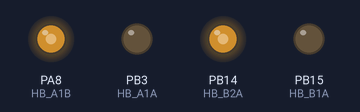
Bench run of a sketch on a simulated STM32 Blue Pill. Parts: output pins drawn as LEDs (lit = HIGH).

Above: at 0.1 s.
At 4.1 s:
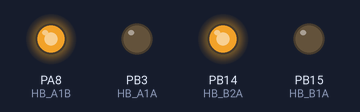
At 20.4 s:
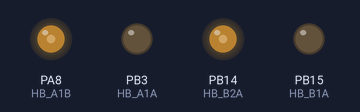
At 30.6 s:
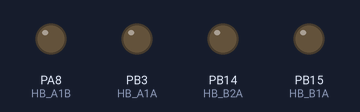
Timing chart, 0 to 32.1 s (numbered marks = the images above):
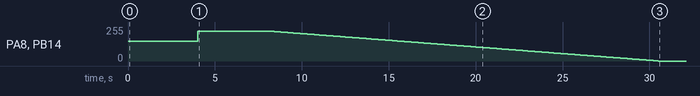

The sketch:

assigmentOne.ino
```cpp
/* *
 * Student name : Filip Błaszczyk
 * Student number : 5575958
 *
*/
//MOTORS

#define HB_A1A PB3
#define HB_A1B PA8
#define HB_B1A PB15
#define HB_B2A PB14

// void drive(i)
void set_velocity(int left_velocity_forward, int right_velocity_forward,int left_velocity_backward, int right_velocity_backward){
  analogWrite(HB_A1B,left_velocity_forward);
  analogWrite(HB_B2A, right_velocity_forward);
  analogWrite(HB_A1A,left_velocity_backward);
  analogWrite(HB_B1A,right_velocity_backward);
}
void set_velocity_forward(int velocity){
  set_velocity(velocity, velocity,0,0);
}
void setup() {
  pinMode(HB_A1A, OUTPUT);
  pinMode(HB_A1B, OUTPUT);
  pinMode(HB_B1A, OUTPUT);
  pinMode(HB_B2A, OUTPUT);
  set_velocity_forward(150);
  delay(4000);
  set_velocity_forward(225);
  delay(4000);
  int velo = 225;
  while(velo>0) {
    delay(100);
    velo = velo - 1;
    set_velocity_forward(velo);
  }
}

void loop() {

}
```
